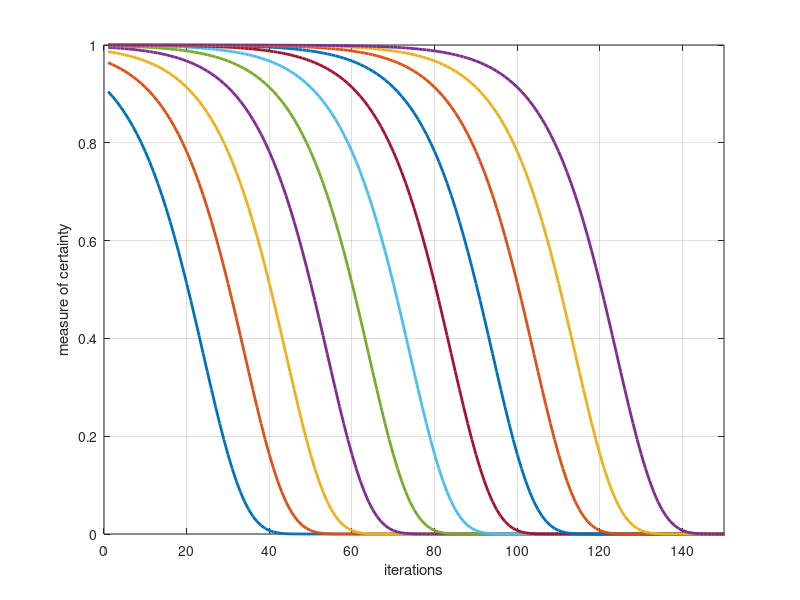

This figure's MATLAB source: (Note: this script raises an error after producing the figure.)
%democutoff
%
%
% 
% Plot a sequence of trajectories that show the typical cutoff
%
% Tzu-Chen Liang 6-19-2007



klist = 0:1:200
nlist = 0:10:100
clear x
i = 1;
for n = nlist
   
  x(i,:) = exp(-0.1*exp(0.1*(klist-n)));
  i=i+1;

end
%%%%%%%%%%%%%%%%%%%%%%%%%%%%%%%%%%%%%%%%%%
%%%%%%%%%%%%%%%%%%%%%%%%%%%%%%%%%%%%%%%%%%
close all
figure 
hold on

 for i=1:size(x,1)
     h=plot(x(i,:))
     set(h,'linewidth',2)
 end

axis([0 150 0 1])
grid on
box on
xlabel('iterations')
ylabel('measure of certainty')
%%%%%%%%%%%%%%%%%%%%%%%%%%%%%%%%%%%%%%%%%%
%%%%%%%%%%%%%%%%%%%%%%%%%%%%%%%%%%%%%%%%%%


cutoffnormalize(x,0.5)


grid on
box on
xlabel('normalized iterations')
ylabel('measure of certainty')
